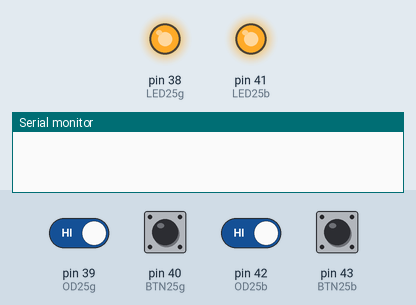
This sketch was run on a simulated Arduino Mega 2560, built with avr-gcc and run on an emulated ATmega2560. Parts: output pins drawn as LEDs (lit = HIGH), the last lines printed to the serial monitor. The test bench sets the inputs (shaded band); at power-on: pin 39 (OD25g), pin 40 (BTN25g), pin 42 (OD25b), pin 43 (BTN25b) HIGH.

Above: at 1.2 s.
1.3 s: pin 39 (OD25g) driven LOW and pin 42 (OD25b) driven LOW
2.8 s: pin 40 (BTN25g) pulled LOW for 0.15 s
At 2.87 s:
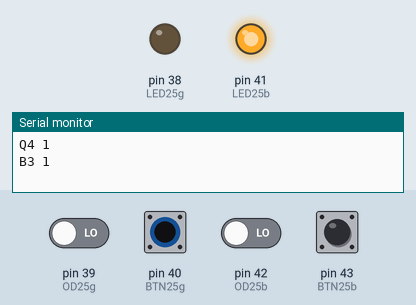
4.4 s: pin 43 (BTN25b) pulled LOW for 0.15 s
At 4.47 s:
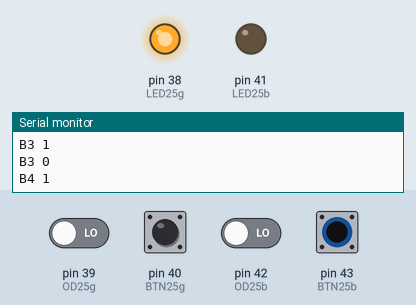
6.0 s: pin 40 (BTN25g) driven LOW and pin 43 (BTN25b) driven LOW
At 6.7 s:
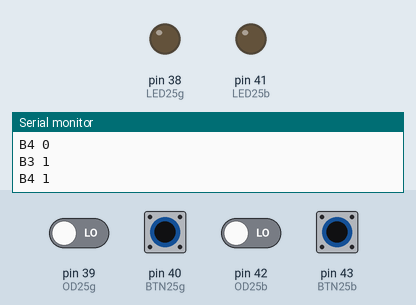
7.5 s: pin 40 (BTN25g) driven HIGH
At 7.9 s:
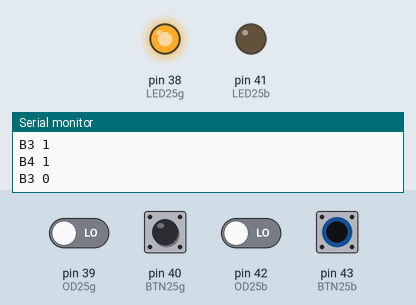
9.0 s: pin 40 (BTN25g) driven LOW
At 10.2 s:
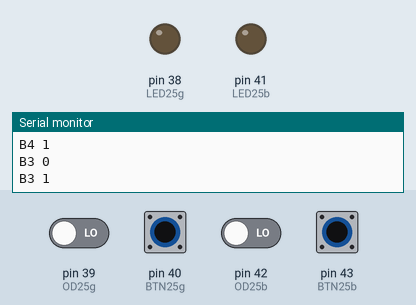
Timing chart, 0 to 11.5 s (numbered marks = the images above; inputs shaded):
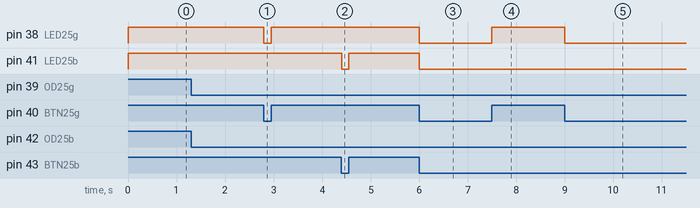

The sketch:

_11_ObstakleDetection_Kabel5N6FINAL.ino
```cpp
//#011
int OD25g = 39;
int ODV25g;
bool oDetSw5 = 0;
int OD25b = 42;
int ODV25b;
bool oDetSw6 = 0;
bool oDetSw25 = 0;

int LED25g = 38;
int BTN25g = 40;
int BTNV25g;
bool BTN25gpresstate = 0;

int LED25b = 41;
int BTN25b = 43;
int BTNV25b;
bool BTN25bpresstate = 0;


void setup() {
  // put your setup code here, to run once:
  Serial.begin(9600);
  pinMode(OD25g, INPUT);
  pinMode(OD25b, INPUT);
  pinMode(LED25g, OUTPUT);
  pinMode(LED25b, OUTPUT);
  pinMode(BTN25g, INPUT_PULLUP);
  pinMode(BTN25b, INPUT_PULLUP);
  digitalWrite(LED25g, HIGH);
  digitalWrite(LED25b, HIGH);
}

void loop() {


  ODV25g = digitalRead(OD25g);
  ODV25b = digitalRead(OD25b);


  if (ODV25g == LOW && ODV25b == LOW) {
    if (oDetSw25 == 0) {
      Serial.println("Q4 1");
      oDetSw25 = 1;
    }


    BTNV25g = digitalRead(BTN25g);
    BTNV25b = digitalRead(BTN25b);

    if (BTNV25g == LOW && BTN25gpresstate == 0) {
      digitalWrite(LED25g, LOW);
      Serial.println("B3 1");
      BTN25gpresstate = 1;
    }
    else if (BTNV25g == HIGH && BTN25gpresstate == 1) {
      digitalWrite(LED25g, HIGH);
      Serial.println("B3 0");
      BTN25gpresstate = 0;
    }
    if (BTNV25b == LOW && BTN25bpresstate == 0) {
      digitalWrite(LED25b, LOW);
      Serial.println("B4 1");
      BTN25bpresstate = 1;
    }
    else if (BTNV25b == HIGH && BTN25bpresstate == 1) {
      digitalWrite(LED25b, HIGH);
      Serial.println("B4 0");
      BTN25bpresstate = 0;
    }
    delay(2);
  }

  else if (oDetSw25 == 1) {
    oDetSw25 = 0;
    Serial.println("Q4 0");
  }


}
```

Measured:
- after the input at 2.8 s, pin 38 (LED25g): HIGH → LOW at once, → HIGH 0.15 s later
- after the input at 4.4 s, pin 41 (LED25b): HIGH → LOW at once, → HIGH 0.15 s later
- after the input at 6.0 s, pin 38 (LED25g), pin 41 (LED25b): HIGH → LOW at once
- after the input at 7.5 s, pin 38 (LED25g): LOW → HIGH at once
- after the input at 9.0 s, pin 38 (LED25g): HIGH → LOW at once
